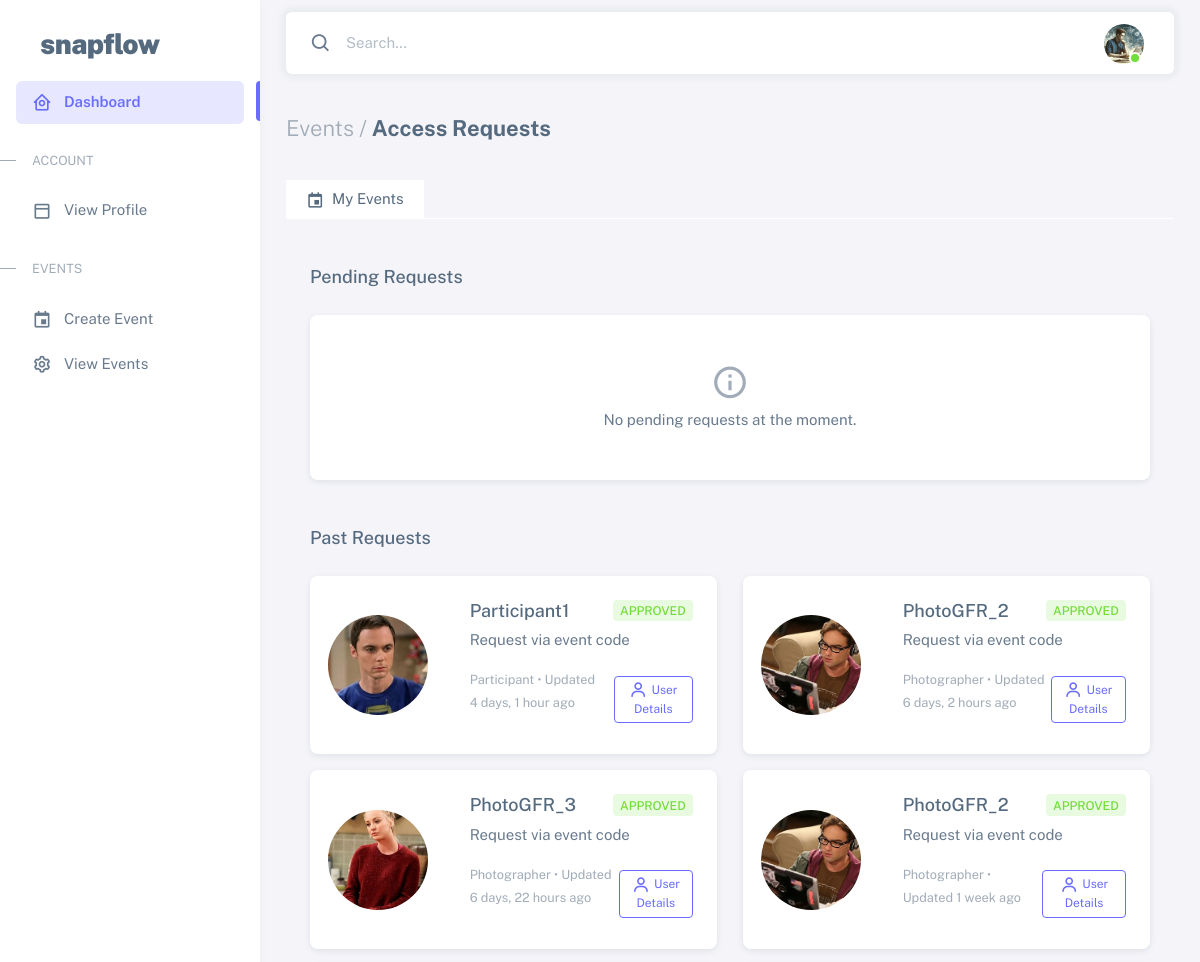
The page /events/events/requests/ (signed in, upper part) on the database as committed earlier.
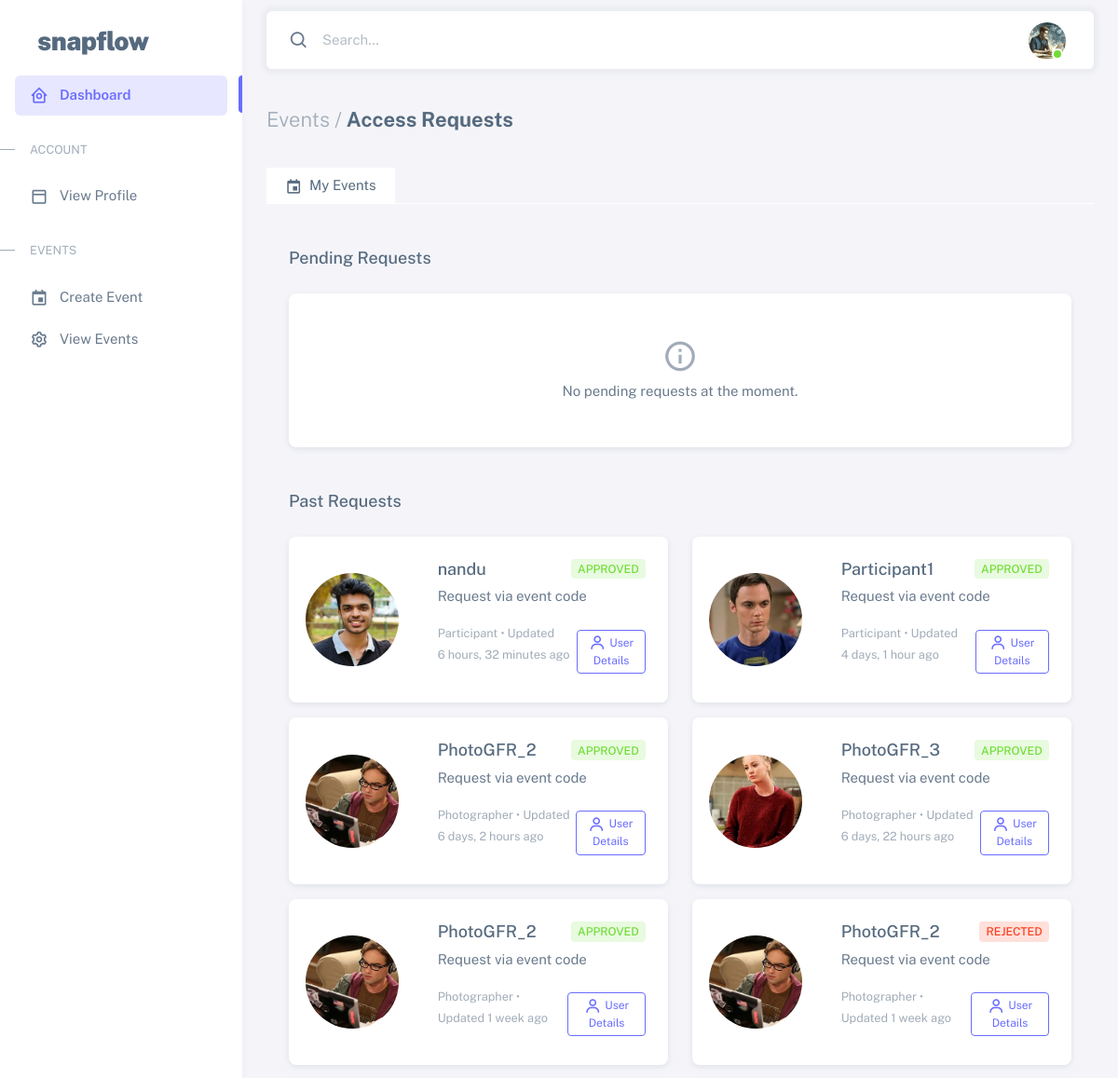
The same page on the database as committed later.
### users/models.py (models this page shows, shortened)
class CustomUser(AbstractUser):
    class Roles(models.TextChoices):
        ORGANIZER = 'ORGANIZER', _('Event Organizer')
        PHOTOGRAPHER = 'PHOTOGRAPHER', _('Photographer')
        PARTICIPANT = 'PARTICIPANT', _('Event Participant')
    class ParticipantTypes(models.TextChoices):
        GUEST = 'GUEST', _('Guest')
        FAMILY = 'FAMILY', _('Family')
        FRIEND = 'FRIEND', _('Friend')
        WINNER = 'WINNER', _('Winner')
        OTHER = 'OTHER', _('Other')
    class PhotographerRoles(models.TextChoices):
        LEAD = 'LEAD', _('Lead Photographer')
        ASSISTANT = 'ASSISTANT', _('Assistant Photographer')
        SECONDARY = 'SECONDARY', _('Secondary Photographer')
    role = models.CharField(
        max_length=20,
        choices=Roles.choices,
        null=True,
        blank=False
    )
    avatar = models.ImageField(
        upload_to='user_avatars/',
        validators=[FileExtensionValidator(['jpg', 'jpeg', 'png'])],
        null=True,
        blank=True
    )
    phone_number = models.CharField(max_length=15, blank=True)
    company_name = models.CharField(max_length=100, blank=True)
    website = models.URLField(blank=True)
    portfolio_url = models.URLField(blank=True)
    photographer_role = models.CharField(
        max_length=20,
        choices=PhotographerRoles.choices,
        blank=True
    )
    watermark = models.ImageField(
        upload_to='photographer_watermarks/',
        validators=[FileExtensionValidator(['png'])],
        null=True,
        blank=True
    )
    participant_type = models.CharField(
        max_length=20,
        choices=ParticipantTypes.choices,
        blank=True
    )
    image_visibility = models.CharField(
        max_length=20,
        choices=[
            ('PUBLIC', 'Public'),
            ('PRIVATE', 'Private'),
            ('EVENT_ONLY', 'Event Only')
        ],
        default='PRIVATE'
    )
    blur_requested = models.BooleanField(default=False)
    remove_requested = models.BooleanField(default=False)
    is_verified = models.BooleanField(default=False)

### events/models.py (models this page shows)
class EventAccessRequest(models.Model):
    class RequestStatus(models.TextChoices):
        PENDING = 'PENDING', _('Pending')
        APPROVED = 'APPROVED', _('Approved')
        REJECTED = 'REJECTED', _('Rejected')
    event = models.ForeignKey(Event, on_delete=models.CASCADE, related_name='access_requests')
    user = models.ForeignKey(settings.AUTH_USER_MODEL, on_delete=models.CASCADE)
    request_type = models.CharField(max_length=20, choices=[
        ('PHOTOGRAPHER', 'Photographer'),
        ('PARTICIPANT', 'Participant')
    ])
    status = models.CharField(
        max_length=20,
        choices=RequestStatus.choices,
        default=RequestStatus.PENDING
    )
    message = models.TextField(blank=True)
    created_at = models.DateTimeField(auto_now_add=True)
    updated_at = models.DateTimeField(auto_now=True)
    class Meta:
        unique_together = ['event', 'user']

### events/views.py (the view)
# urls.py: path('events/requests/', views.access_requests_list, name='access_requests'),  # done
@login_required
def access_requests_list(request):
    organized_events = Event.objects.filter(organizer=request.user).exists()
    organized_requests = EventAccessRequest.objects.filter(
        event__organizer=request.user,
        event__isnull=False  # Ensure event exists
    ).select_related('user', 'event').order_by('-created_at')
    user_requests = EventAccessRequest.objects.filter(
        user=request.user,
        event__isnull=False  # Ensure event exists
    ).select_related('user', 'event').order_by('-created_at')
    photographer_requests = user_requests.filter(request_type='PHOTOGRAPHER')
    participant_requests = user_requests.filter(request_type='PARTICIPANT')
    is_organizer = organized_events  # Using the direct event query result
    is_photographer = photographer_requests.exists()
    is_participant = participant_requests.exists()
    context = {
        'organized_requests': organized_requests,
        'photographer_requests': photographer_requests,
        'participant_requests': participant_requests,
        'is_organizer': is_organizer,
        'is_photographer': is_photographer,
        'is_participant': is_participant,
        'page_title': 'Access Requests'
    }
    return render(request, 'events/request_list.html', context)

### templates/events/request_list.html (shortened to what this page needs)
{% extends "users/db_base.html" %}
{% load static %}
{% block content %}
<div class="container-xxl flex-grow-1 container-p-y">
  <h4 class="fw-bold py-3 mb-4">
    <span class="text-muted fw-light">Events /</span> Access Requests
  </h4>
  {% if is_organizer or is_photographer or is_participant %}
  <ul class="nav nav-tabs mb-4" role="tablist">
    {% if is_organizer %}
    <li class="nav-item">
      <button
        class="nav-link {% if is_organizer %}active{% endif %}"
        data-bs-toggle="tab"
        data-bs-target="#organizer-tab"
        type="button"
        role="tab"
        aria-controls="organizer-tab"
        aria-selected="{% if is_organizer %}true{% else %}false{% endif %}"
      >
        <i class="bx bx-calendar-event me-1"></i> My Events
      </button>
    </li>
    {% endif %}
  </ul>
  {% endif %}
  <div class="tab-content">
    {% if is_organizer %}
    <div class="tab-pane fade {% if is_organizer %}show active{% endif %}" id="organizer-tab" role="tabpanel">
      <h5 class="pb-1 mb-4">Pending Requests</h5>
      <div class="row mb-5">
        {% if not organized_requests or not organized_requests|dictsortreversed:"status"|dictsort:"status.0" %}
        <div class="col-12">
          <div class="card">
            <div class="card-body text-center py-5">
              <i class="bx bx-info-circle fs-1 text-muted mb-2"></i>
              <p class="mb-0">No pending requests at the moment.</p>
            </div>
          </div>
        </div>
        {% endif %}
      </div>
      <h5 class="pb-1 mb-4">Past Requests</h5>
      <div class="row mb-5">
        {% for request in organized_requests %}
        {% if request.status != 'PENDING' %}
        <div class="col-md-6 mb-3">
          <div class="card">
            <div class="row g-0">
              <div class="col-md-4 d-flex align-items-center justify-content-center p-3">
                <div class="avatar-wrapper" style="width: 100px; height: 100px; overflow: hidden; border-radius: 50%; flex-shrink: 0;">
                  {% if request.user.avatar %}
                  <img
                    src="{{ request.user.avatar.url }}"
                    alt="{{ request.user.username }}"
                    style="width: 100%; height: 100%; object-fit: cover;"
                  />
                  {% endif %}
                </div>
              </div>
              <div class="col-md-8">
                <div class="card-body">
                  <div class="d-flex justify-content-between align-items-center mb-2">
                    <h5 class="card-title mb-0">{{ request.user.get_full_name|default:request.user.username }}</h5>
                    <span class="badge {% if request.status == 'APPROVED' %}bg-label-success{% else %}bg-label-danger{% endif %}">
                      {{ request.get_status_display }}
                    </span>
                  </div>
                  <p class="card-text">{{ request.message|truncatechars:100 }}</p>
                  <div class="d-flex justify-content-between align-items-center">
                    <p class="card-text">
                      <small class="text-muted">{{ request.get_request_type_display }} • Updated {{ request.updated_at|timesince }} ago</small>
                    </p>
                    <button
                      class="btn btn-outline-primary btn-sm"
                      type="button"
                      data-bs-toggle="offcanvas"
                      data-bs-target="#userDetails{{ request.id }}"
                      aria-controls="userDetails{{ request.id }}"
                    >
                      <i class="bx bx-user me-1"></i>User Details
                    </button>
                  </div>
                </div>
              </div>
            </div>
          </div>
        </div>
        {% endif %}
        {% endfor %}
      </div>
    </div>
    {% endif %}
  </div>
</div>
{% endblock %}

### templates/users/db_base.html (shortened to what this page needs)
{% load static %}
<!DOCTYPE html>
<html
  lang="en"
  class="light-style layout-menu-fixed"
  dir="ltr"
  data-theme="theme-default"
  data-assets-path="{% static 'users/assets/' %}"
  data-template="vertical-menu-template-free"
>
  <head>
    <link rel="stylesheet" href="{% static 'users/assets/vendor/fonts/boxicons.css' %}" />
    <link rel="stylesheet" href="{% static 'users/assets/vendor/css/core.css' %}" class="template-customizer-core-css" />
    <link rel="stylesheet" href="{% static 'users/assets/vendor/css/theme-default.css' %}" class="template-customizer-theme-css" />
    <link rel="stylesheet" href="{% static 'users/assets/css/demo.css' %}" />
    <link rel="stylesheet" href="https://cdn.jsdelivr.net/npm/bootstrap-icons/font/bootstrap-icons.css">
    <link rel="stylesheet" href="{% static 'users/assets/vendor/libs/perfect-scrollbar/perfect-scrollbar.css' %}" />
    <link rel="stylesheet" href="{% static 'users/assets/vendor/libs/apex-charts/apex-charts.css' %}" />
  </head>
  <body>
    <div class="layout-wrapper layout-content-navbar">
      <div class="layout-container">
<aside id="layout-menu" class="layout-menu menu-vertical menu bg-menu-theme">
    <div class="app-brand demo">
      <a href="{% url 'home:landing' %}" class="app-brand-link">
        <span class="app-brand-text demo menu-text fw-bolder ms-2">SnapFlow</span>
      </a>
    </div>
    <ul class="menu-inner py-1">
      <li class="menu-item active">
        <a href="{% url 'users:dashboard' %}" class="menu-link">
          <i class="menu-icon tf-icons bx bx-home-circle"></i>
          <div data-i18n="Analytics">Dashboard</div>
        </a>
      </li>
      <li class="menu-header small text-uppercase">
        <span class="menu-header-text">Account</span>
      </li>
      <li class="menu-item">
        <a href="{% url 'users:profile' %}" class="menu-link">
          <i class="menu-icon tf-icons bx bx-dock-top"></i>
          <div>View Profile</div>
        </a>
      </li>
      <li class="menu-header small text-uppercase">
        <span class="menu-header-text">Events</span>
      </li>
      {% if user.role == 'ORGANIZER' %}
        <li class="menu-item">
          <a href="{% url 'events:event_create' %}" class="menu-link">
            <i class="menu-icon tf-icons bx bx-calendar-event"></i>
            <div>Create Event</div>
          </a>
        </li>
        <li class="menu-item">
          <a href="{% url 'events:event_list' %}" class="menu-link">
            <i class="menu-icon tf-icons bx bx-cog"></i>
            <div>View Events</div>
          </a>
        </li>
      {% endif %}
    </ul>
  </aside>
        <div class="layout-page">
          <nav
            class="layout-navbar container-xxl navbar navbar-expand-xl navbar-detached align-items-center bg-navbar-theme"
            id="layout-navbar"
          >
            <div class="navbar-nav-right d-flex align-items-center" id="navbar-collapse">
              <div class="navbar-nav align-items-center">
                <div class="nav-item d-flex align-items-center">
                  <i class="bx bx-search fs-4 lh-0"></i>
                  <input
                    type="text"
                    class="form-control border-0 shadow-none"
                    placeholder="Search..."
                    aria-label="Search..."
                  />
                </div>
              </div>
              <ul class="navbar-nav flex-row align-items-center ms-auto">
                <li class="nav-item navbar-dropdown dropdown-user dropdown">
                  <a class="nav-link dropdown-toggle hide-arrow" href="{% url 'users:profile'  %}" data-bs-toggle="dropdown">
                    <div class="avatar avatar-online">
                      <img src="{{ user.avatar.url }}" alt class="w-px-40 h-px-40 rounded-circle object-fit-cover" />
                    </div>
                  </a>
                </li>
              </ul>
            </div>
          </nav>
        {% block content %}{% endblock content %}
          </div>
        </div>
      </div>
  </body>
</html>

### static/users/assets/css/demo.css (style rules this page uses)
.menu .app-brand.demo { height: 64px; margin-top: 12px; }
.app-brand-text.demo { font-size: 1.75rem; letter-spacing: -0.5px; text-transform: lowercase; }

Rows that differ between the two databases and show on the page:
added EventAccessRequest: user.avatar (picture), user.get_full_name "nandu", status "APPROVED", message "Request via event code", request_type "Participant", updated_at "6 hours, 32 minutes"
now on this page (row unchanged): EventAccessRequest: user.avatar (picture), user.get_full_name "PhotoGFR_2", status "REJECTED", message "Request via event code", request_type "Photographer", updated_at "1 week"
